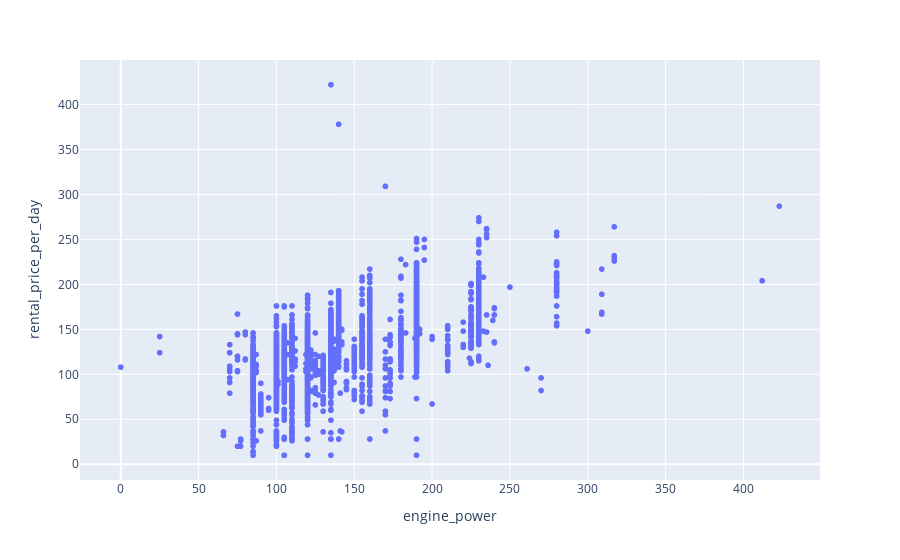

Notebook source saved alongside this figure:
### Code cell
px.scatter(pricing_df, x = 'engine_power', y = 'rental_price_per_day')

### Figure 1 — Plotly figure (JSON) as saved in the notebook; plotly's stock layout.template omitted (floating-point values rounded to 4 significant figures; data arrays with more than 128 entries replaced by an {"elided": "..."} marker saying what was removed)
{"data": [{"hovertemplate": "engine_power=%{x}<br>rental_price_per_day=%{y}<extra></extra>", "legendgroup": "", "marker": {"color": "#636efa", "symbol": "circle"}, "mode": "markers", "name": "", "showlegend": false, "type": "scattergl", "x": {"elided": "4843 int values"}, "xaxis": "x", "y": {"elided": "4843 int values"}, "yaxis": "y"}], "layout": {"legend": {"tracegroupgap": 0}, "margin": {"t": 60}, "xaxis": {"anchor": "y", "domain": [0, 1], "title": {"text": "engine_power"}}, "yaxis": {"anchor": "x", "domain": [0, 1], "title": {"text": "rental_price_per_day"}}}}
